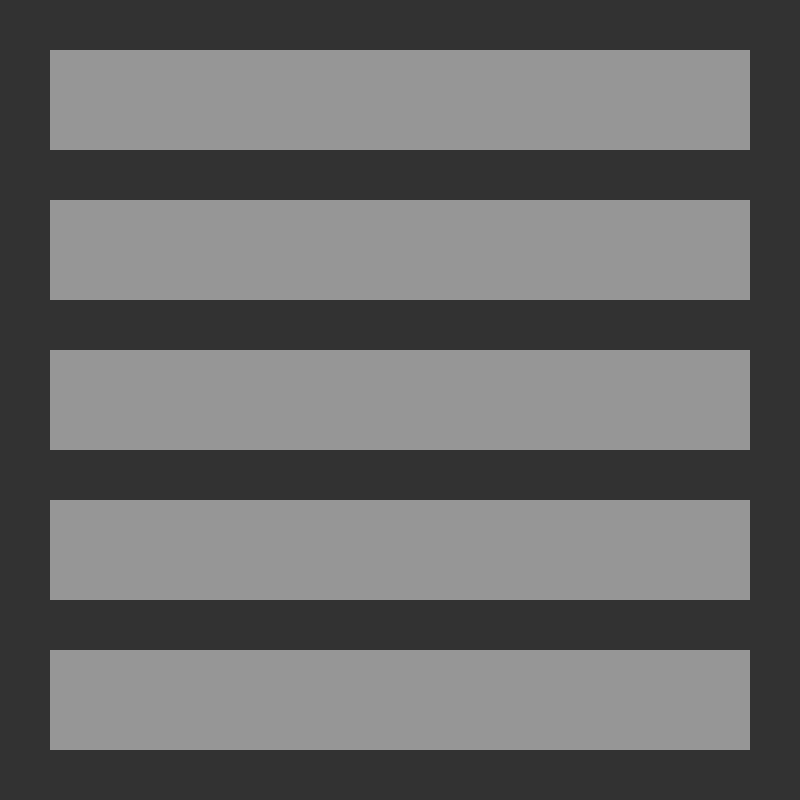
Frame 1 (no input)
Frame 60 (the mouse pressed at the canvas centre just before this capture): identical to frame 1, image omitted
Frame 120 (the mouse held since frame 60 and released just before this capture): identical to frame 1, image omitted

The Processing sketch that drew this single still picture (run headless with seeded random() and noise(); from frame 60 on, the mouse is pressed at the canvas centre):

// Processing sketch: Structure_01_Rows
// ── Structure_01_Rows.pde
//KP S25 DMP
//Programming Data Visualition 
//DataVis Processing Toolkit
int margin = 50;
int rectSize = 100;
int rectCount = 5;

void setup() {
  size(800, 800);
}

void draw() {
  background(50);
  for (int i=0; i<rectCount; i++) {
    noStroke();
    fill(150);
    rect(margin, i*rectSize+(i+1)*margin, width-2*margin, rectSize);
  }
}
